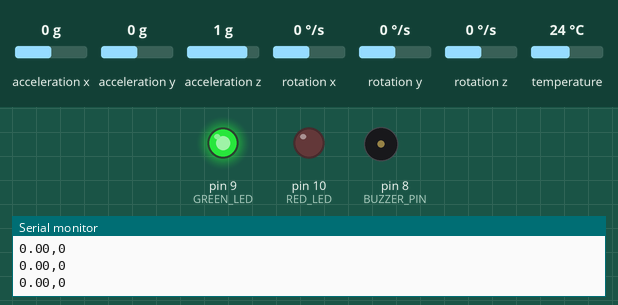
Recording of a sketch running on a simulated Arduino Uno, built with avr-gcc and run on an emulated ATmega328P. On the bench: output pins drawn as LEDs (lit = HIGH), buzzer (waves = sounding, pin HIGH), the last lines printed to the serial monitor. The test bench sets the inputs (shaded band); at power-on: acceleration x 0 g, acceleration y 0 g, acceleration z 1 g, rotation x 0 °/s, rotation y 0 °/s, rotation z 0 °/s, temperature 24 °C.

Above: at 3.4 s.
3.5 s: acceleration x set to 0.2 g
At 4.2 s:
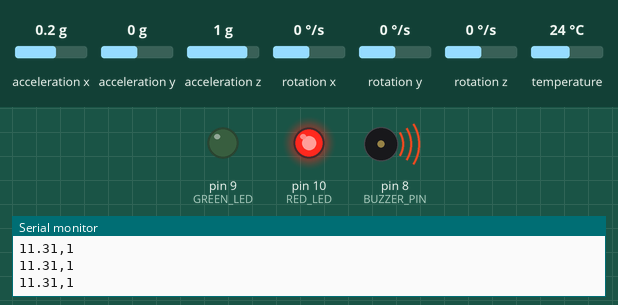
5.0 s: acceleration x set to -1.4 g
At 5.5 s:
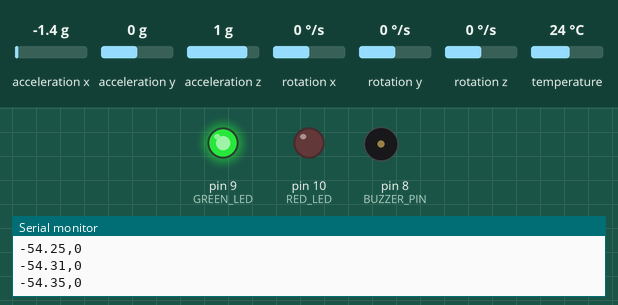
6.5 s: acceleration x set to 0.8 g
At 7.4 s:
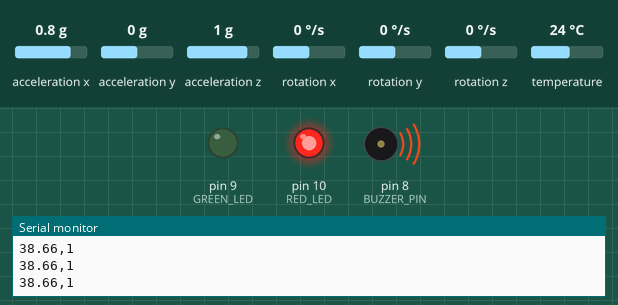
Timing chart, 0 to 9.5 s (numbered marks = the images above; inputs shaded):
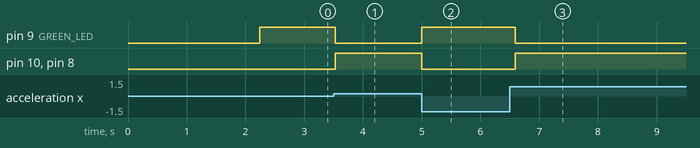

The sketch:

arduino_wrist_alarm.ino
```cpp
#include <Wire.h>
#include <Adafruit_MPU6050.h>
#include <Adafruit_Sensor.h>
#include <math.h>

Adafruit_MPU6050 mpu;

const int BUZZER_PIN = 8;
const int GREEN_LED = 9;
const int RED_LED = 10;

// Experimental thresholds only
const float ALERT_ON_DEG = 3.0;
const float ALERT_OFF_DEG = 2.0;

bool alarmOn = false;

float referenceAngle = 0.0;
float filteredAngle = 0.0;

// Change this to -1 if bending down
// produces a positive angle difference.
const int BEND_DIRECTION = 1;

float getWristAngle() {
  sensors_event_t a, g, temp;
  mpu.getEvent(&a, &g, &temp);

  // Signed angle using X and Z axes
  return atan2(a.acceleration.x,
               a.acceleration.z) * 180.0 / PI;
}

void setup() {
  Serial.begin(115200);
  Wire.begin();

  pinMode(BUZZER_PIN, OUTPUT);
  pinMode(GREEN_LED, OUTPUT);
  pinMode(RED_LED, OUTPUT);

  digitalWrite(BUZZER_PIN, LOW);
  digitalWrite(GREEN_LED, LOW);
  digitalWrite(RED_LED, LOW);

  if (!mpu.begin()) {
    Serial.println("ERROR: MPU6050 not detected!");

    digitalWrite(GREEN_LED, LOW);
    digitalWrite(RED_LED, HIGH);
    digitalWrite(BUZZER_PIN, HIGH);

    while (true) {
      delay(100);
    }
  }

  mpu.setAccelerometerRange(MPU6050_RANGE_8_G);
  mpu.setGyroRange(MPU6050_RANGE_500_DEG);
  mpu.setFilterBandwidth(MPU6050_BAND_21_HZ);

  Serial.println("Keep wrist in neutral position!");

  delay(1000);

  // Calibrate the neutral wrist position
  float sum = 0;

  for (int i = 0; i < 100; i++) {
    sum += getWristAngle();
    delay(10);
  }

  referenceAngle = sum / 100.0;
  filteredAngle = referenceAngle;

  digitalWrite(GREEN_LED, HIGH);

  Serial.println("Ready!");
  Serial.println("angle_change,alarm");
}

void loop() {
  float currentAngle = getWristAngle();

  // Smooth sensor readings
  filteredAngle = 0.75 * filteredAngle
                + 0.25 * currentAngle;

  // Relative change from neutral position
  float angleChange =
      BEND_DIRECTION * (filteredAngle - referenceAngle);

  // Detect bending with hysteresis
  if (!alarmOn && angleChange >= ALERT_ON_DEG) {
    alarmOn = true;
  }
  else if (alarmOn && angleChange <= ALERT_OFF_DEG) {
    alarmOn = false;
  }

  // Normal = green; bending detected = red + buzzer
  digitalWrite(GREEN_LED, alarmOn ? LOW : HIGH);
  digitalWrite(RED_LED, alarmOn ? HIGH : LOW);
  digitalWrite(BUZZER_PIN, alarmOn ? HIGH : LOW);

  Serial.print(angleChange, 2);
  Serial.print(",");
  Serial.println(alarmOn ? 1 : 0);

  delay(20);
}
```

Measured:
- the behaviour switches between 0 and 0.1 g on acceleration x (found by bisection; images 0 and 1)
- after the input at 3.5 s, pin 9 (GREEN_LED): HIGH → LOW at once; pin 10 (RED_LED), pin 8 (BUZZER_PIN): LOW → HIGH at once
- after the input at 5.0 s, pin 9 (GREEN_LED): LOW → HIGH at once; pin 10 (RED_LED), pin 8 (BUZZER_PIN): HIGH → LOW at once
- after the input at 6.5 s, pin 9 (GREEN_LED): HIGH → LOW after 0.09 s; pin 10 (RED_LED), pin 8 (BUZZER_PIN): LOW → HIGH after 0.09 s
